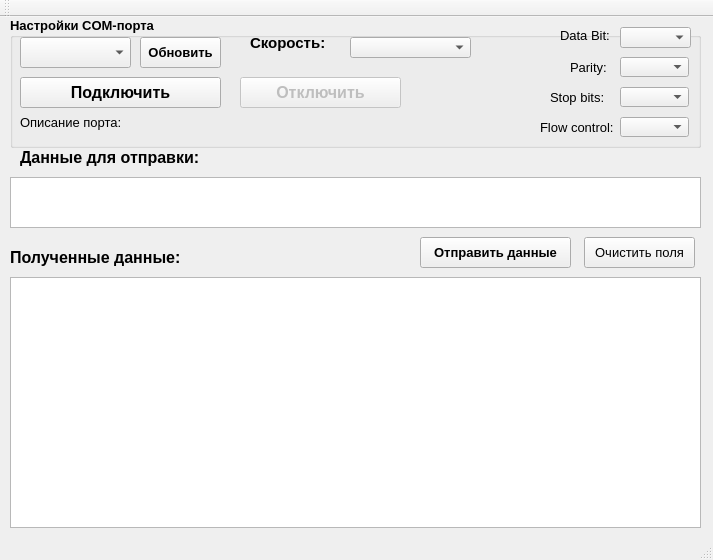
<?xml version="1.0" encoding="UTF-8"?>
<ui version="4.0">
 <class>MainWindow</class>
 <widget class="QMainWindow" name="MainWindow">
  <property name="geometry">
   <rect>
    <x>0</x>
    <y>0</y>
    <width>713</width>
    <height>560</height>
   </rect>
  </property>
  <property name="font">
   <font>
    <pointsize>10</pointsize>
   </font>
  </property>
  <property name="windowTitle">
   <string>MainWindow</string>
  </property>
  <widget class="QWidget" name="centralWidget">
   <widget class="QGroupBox" name="groupBox_2">
    <property name="geometry">
     <rect>
      <x>10</x>
      <y>0</y>
      <width>691</width>
      <height>131</height>
     </rect>
    </property>
    <property name="font">
     <font>
      <pointsize>10</pointsize>
      <weight>75</weight>
      <bold>true</bold>
     </font>
    </property>
    <property name="title">
     <string>Настройки COM-порта</string>
    </property>
    <widget class="QPushButton" name="ConnectButton">
     <property name="geometry">
      <rect>
       <x>10</x>
       <y>60</y>
       <width>201</width>
       <height>31</height>
      </rect>
     </property>
     <property name="font">
      <font>
       <pointsize>12</pointsize>
      </font>
     </property>
     <property name="text">
      <string>Подключить</string>
     </property>
     <property name="icon">
      <iconset>
       <normaloff>icons/button_play_15000.png</normaloff>icons/button_play_15000.png</iconset>
     </property>
    </widget>
    <widget class="QComboBox" name="NamePort">
     <property name="geometry">
      <rect>
       <x>10</x>
       <y>20</y>
       <width>111</width>
       <height>31</height>
      </rect>
     </property>
     <property name="font">
      <font>
       <pointsize>12</pointsize>
      </font>
     </property>
    </widget>
    <widget class="QPushButton" name="pushButton">
     <property name="geometry">
      <rect>
       <x>130</x>
       <y>20</y>
       <width>81</width>
       <height>31</height>
      </rect>
     </property>
     <property name="font">
      <font>
       <pointsize>10</pointsize>
       <weight>75</weight>
       <bold>true</bold>
      </font>
     </property>
     <property name="text">
      <string>Обновить</string>
     </property>
    </widget>
    <widget class="QComboBox" name="baudRateBox">
     <property name="geometry">
      <rect>
       <x>340</x>
       <y>20</y>
       <width>121</width>
       <height>21</height>
      </rect>
     </property>
     <property name="font">
      <font>
       <pointsize>12</pointsize>
      </font>
     </property>
    </widget>
    <widget class="QLabel" name="label">
     <property name="geometry">
      <rect>
       <x>240</x>
       <y>10</y>
       <width>81</width>
       <height>31</height>
      </rect>
     </property>
     <property name="font">
      <font>
       <pointsize>11</pointsize>
      </font>
     </property>
     <property name="text">
      <string>Скорость:</string>
     </property>
    </widget>
    <widget class="QLabel" name="label_4">
     <property name="geometry">
      <rect>
       <x>10</x>
       <y>90</y>
       <width>501</width>
       <height>31</height>
      </rect>
     </property>
     <property name="font">
      <font>
       <pointsize>10</pointsize>
       <weight>50</weight>
       <bold>false</bold>
      </font>
     </property>
     <property name="text">
      <string>Описание порта:</string>
     </property>
    </widget>
    <widget class="QComboBox" name="dataBitsBox">
     <property name="geometry">
      <rect>
       <x>610</x>
       <y>10</y>
       <width>71</width>
       <height>21</height>
      </rect>
     </property>
     <property name="font">
      <font>
       <pointsize>8</pointsize>
       <weight>50</weight>
       <bold>false</bold>
      </font>
     </property>
     <property name="currentIndex">
      <number>-1</number>
     </property>
    </widget>
    <widget class="QLabel" name="label_5">
     <property name="geometry">
      <rect>
       <x>550</x>
       <y>10</y>
       <width>51</width>
       <height>16</height>
      </rect>
     </property>
     <property name="font">
      <font>
       <weight>50</weight>
       <bold>false</bold>
      </font>
     </property>
     <property name="text">
      <string>Data Bit:</string>
     </property>
    </widget>
    <widget class="QLabel" name="parityLabel">
     <property name="geometry">
      <rect>
       <x>560</x>
       <y>40</y>
       <width>41</width>
       <height>20</height>
      </rect>
     </property>
     <property name="font">
      <font>
       <weight>50</weight>
       <bold>false</bold>
      </font>
     </property>
     <property name="text">
      <string>Parity:</string>
     </property>
    </widget>
    <widget class="QComboBox" name="parityBox">
     <property name="geometry">
      <rect>
       <x>610</x>
       <y>40</y>
       <width>69</width>
       <height>20</height>
      </rect>
     </property>
     <property name="font">
      <font>
       <pointsize>8</pointsize>
       <weight>50</weight>
       <bold>false</bold>
      </font>
     </property>
    </widget>
    <widget class="QLabel" name="flowControlLabel">
     <property name="geometry">
      <rect>
       <x>530</x>
       <y>100</y>
       <width>81</width>
       <height>20</height>
      </rect>
     </property>
     <property name="font">
      <font>
       <pointsize>10</pointsize>
       <weight>50</weight>
       <bold>false</bold>
      </font>
     </property>
     <property name="text">
      <string>Flow control:</string>
     </property>
    </widget>
    <widget class="QComboBox" name="flowControlBox">
     <property name="geometry">
      <rect>
       <x>610</x>
       <y>100</y>
       <width>69</width>
       <height>20</height>
      </rect>
     </property>
     <property name="font">
      <font>
       <pointsize>8</pointsize>
       <weight>50</weight>
       <bold>false</bold>
      </font>
     </property>
    </widget>
    <widget class="QLabel" name="stopBitsLabel">
     <property name="geometry">
      <rect>
       <x>540</x>
       <y>70</y>
       <width>62</width>
       <height>20</height>
      </rect>
     </property>
     <property name="font">
      <font>
       <pointsize>10</pointsize>
       <weight>50</weight>
       <bold>false</bold>
      </font>
     </property>
     <property name="text">
      <string>Stop bits:</string>
     </property>
    </widget>
    <widget class="QComboBox" name="stopBitsBox">
     <property name="geometry">
      <rect>
       <x>610</x>
       <y>70</y>
       <width>69</width>
       <height>20</height>
      </rect>
     </property>
     <property name="font">
      <font>
       <pointsize>8</pointsize>
       <weight>50</weight>
       <bold>false</bold>
      </font>
     </property>
    </widget>
    <widget class="QPushButton" name="DisConnect">
     <property name="enabled">
      <bool>false</bool>
     </property>
     <property name="geometry">
      <rect>
       <x>230</x>
       <y>60</y>
       <width>161</width>
       <height>31</height>
      </rect>
     </property>
     <property name="font">
      <font>
       <pointsize>12</pointsize>
      </font>
     </property>
     <property name="text">
      <string>Отключить</string>
     </property>
     <property name="icon">
      <iconset>
       <normaloff>icons/stop 2.png</normaloff>icons/stop 2.png</iconset>
     </property>
    </widget>
   </widget>
   <widget class="QTextBrowser" name="textBrowser">
    <property name="geometry">
     <rect>
      <x>10</x>
      <y>260</y>
      <width>691</width>
      <height>251</height>
     </rect>
    </property>
   </widget>
   <widget class="QLabel" name="label_2">
    <property name="geometry">
     <rect>
      <x>10</x>
      <y>230</y>
      <width>201</width>
      <height>21</height>
     </rect>
    </property>
    <property name="font">
     <font>
      <pointsize>12</pointsize>
      <weight>75</weight>
      <bold>true</bold>
     </font>
    </property>
    <property name="text">
     <string>Полученные данные:</string>
    </property>
   </widget>
   <widget class="QTextEdit" name="DataInPort">
    <property name="geometry">
     <rect>
      <x>10</x>
      <y>160</y>
      <width>691</width>
      <height>51</height>
     </rect>
    </property>
   </widget>
   <widget class="QLabel" name="label_3">
    <property name="geometry">
     <rect>
      <x>20</x>
      <y>130</y>
      <width>201</width>
      <height>21</height>
     </rect>
    </property>
    <property name="font">
     <font>
      <pointsize>12</pointsize>
      <weight>75</weight>
      <bold>true</bold>
     </font>
    </property>
    <property name="text">
     <string>Данные для отправки:</string>
    </property>
   </widget>
   <widget class="QPushButton" name="SendButton">
    <property name="geometry">
     <rect>
      <x>420</x>
      <y>220</y>
      <width>151</width>
      <height>31</height>
     </rect>
    </property>
    <property name="font">
     <font>
      <weight>75</weight>
      <bold>true</bold>
     </font>
    </property>
    <property name="text">
     <string>Отправить данные</string>
    </property>
   </widget>
   <widget class="QPushButton" name="ClearButton">
    <property name="geometry">
     <rect>
      <x>584</x>
      <y>220</y>
      <width>111</width>
      <height>31</height>
     </rect>
    </property>
    <property name="text">
     <string>Очистить поля</string>
    </property>
   </widget>
  </widget>
  <widget class="QMenuBar" name="menuBar">
   <property name="geometry">
    <rect>
     <x>0</x>
     <y>0</y>
     <width>713</width>
     <height>21</height>
    </rect>
   </property>
  </widget>
  <widget class="QToolBar" name="mainToolBar">
   <attribute name="toolBarArea">
    <enum>TopToolBarArea</enum>
   </attribute>
   <attribute name="toolBarBreak">
    <bool>false</bool>
   </attribute>
  </widget>
  <widget class="QStatusBar" name="statusBar"/>
 </widget>
 <layoutdefault spacing="6" margin="11"/>
 <resources/>
 <connections/>
</ui>
